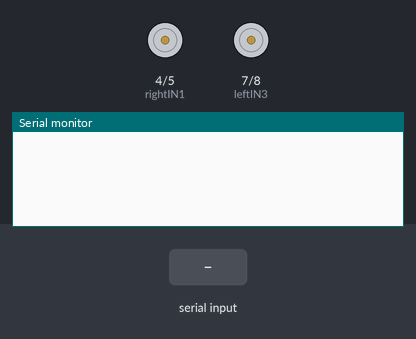
Bench run of a sketch on a simulated Arduino Uno, built with avr-gcc and run on an emulated ATmega328P. Shown: motor-driver pin pairs drawn as motors (green arrow = first pin HIGH = forward, orange = second pin HIGH = backward, longer = more drive, scaled by the enable pin), the last lines printed to the serial monitor. Inputs (shaded band) come from the test bench.

Above: at 1.2 s.
1.3 s: "R\n" received over Serial
At 2.2 s:
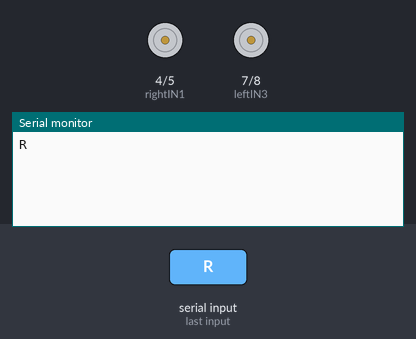
2.8 s: byte 68 ('D') received over Serial
At 3.3 s:
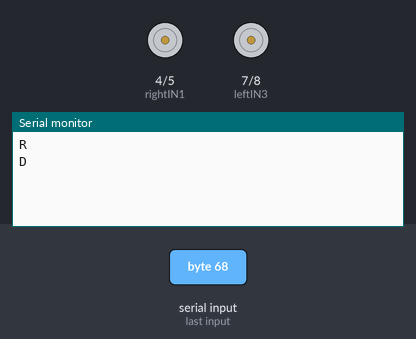
5.8 s: byte 78 ('N') received over Serial
At 6.8 s:
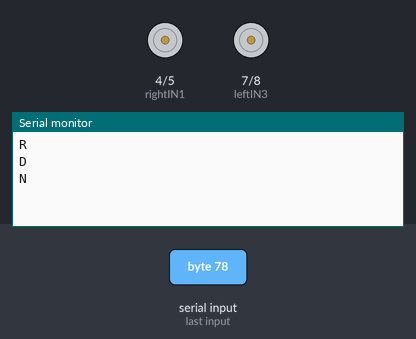

The sketch:

Mardave_Arduino.ino
```cpp
// Right-side Motors
#define rightENA 3
#define rightIN1 4
#define rightIN2 5

// Left-side Motors
#define leftENB 6
#define leftIN3 7
#define leftIN4 8

char data = 0;                // Variable for storing received data
char driveMode = 0;           // Vairable for storing the drive mode
int rightENAValue = 0;        // Varialble for storing mapped power value
char direc = 0;               // Variable for storing the direction

void setup()
{
  Serial.begin(9600);         // Sets the data rate in bits per second (baud) for serial data transmission
  pinMode(rightIN1, OUTPUT);
  pinMode(rightIN2, OUTPUT);
  pinMode(rightENA, OUTPUT);
  pinMode(leftIN3, OUTPUT);
  pinMode(leftIN4, OUTPUT);
  pinMode(leftENB, OUTPUT);
}
void loop()
{
  if(Serial.available() > 0)  // Send data only when you receive data:
  {
    data = Serial.read();      // Read the incoming data and store it into variable data
    Serial.print(data);        // Print Value inside data in Serial monitor
    Serial.print("\n");        // New line

    switch(data) {

      case 'R':                  // Set the motor to reverse mode
        digitalWrite(rightIN1, LOW);
        digitalWrite(rightIN2, HIGH);
        digitalWrite(leftIN3, LOW);
        digitalWrite(leftIN4, HIGH);
        break;

     case 'N':                   // Set the motor to neutral mode
        digitalWrite(rightIN1, LOW);
        digitalWrite(rightIN2, LOW);
        digitalWrite(leftIN3, LOW);
        digitalWrite(leftIN4, LOW);
        break;

     case 'D':                   // Set the motor to drive mode
        digitalWrite(rightIN1, HIGH);
        digitalWrite(rightIN2, LOW);
        digitalWrite(leftIN3, HIGH);
        digitalWrite(leftIN4, LOW);
        break;

     case 'S':                   // Set straight
        if(rightIN1 == LOW && rightIN2 == HIGH && leftIN3 == LOW && leftIN4 == HIGH) {
          digitalWrite(rightIN1, LOW);
          digitalWrite(rightIN2, HIGH);
          digitalWrite(leftIN3, LOW);
          digitalWrite(leftIN4, HIGH);
        } else if (rightIN1 == HIGH && rightIN2 == LOW && leftIN3 == HIGH && leftIN4 == LOW) {
          digitalWrite(rightIN1, HIGH);
          digitalWrite(rightIN2, LOW);
          digitalWrite(leftIN3, HIGH);
          digitalWrite(leftIN4, LOW);
        } else if (rightIN1 == LOW && rightIN2 == LOW && leftIN3 == LOW && leftIN4 == LOW) {
          digitalWrite(rightIN1, LOW);
          digitalWrite(rightIN2, LOW);
          digitalWrite(leftIN3, LOW);
          digitalWrite(leftIN4, LOW);
        }
        break;

     case 'Q':                   // Turn Left
        if(rightIN1 == LOW && rightIN2 == HIGH && leftIN3 == LOW && leftIN4 == HIGH) {
          digitalWrite(rightIN1, LOW);
          digitalWrite(rightIN2, HIGH);
          analogWrite(rightENA, 100);
        } else if (rightIN1 == HIGH && rightIN2 == LOW && leftIN3 == HIGH && leftIN4 == LOW) {
          digitalWrite(rightIN1, HIGH);
          digitalWrite(rightIN2, LOW);
          analogWrite(rightENA, 140);
        }
        break;

     case 'E':                   // Turn Right
        if(rightIN1 == LOW && rightIN2 == HIGH && leftIN3 == LOW && leftIN4 == HIGH) {
          digitalWrite(leftIN3, LOW);
          digitalWrite(leftIN4, HIGH);
          digitalWrite(leftENB, 100);
        } else if (rightIN1 == HIGH && rightIN2 == LOW && leftIN3 == HIGH && leftIN4 == LOW) {
          digitalWrite(leftIN3, HIGH);
          digitalWrite(leftIN4, LOW);
          digitalWrite(leftENB, 140);
        }
        break;

     case 48:
        analogWrite(rightENA, 0);
        analogWrite(leftENB, 0);
        break;
    }

    if(int(data) > 48 && int(data) < 58)   // Adjusting power
    {
      rightENAValue = map(int(data), 49, 57 , 50, 180);
      analogWrite(rightENA, rightENAValue);
      analogWrite(leftENB, rightENAValue);
      data == 0;
    }
  }
}
```

Measured:
- after the input at 1.3 s, the serial monitor: prints a new line at once (image 1)
- after the input at 2.8 s, the serial monitor: prints a new line at once (image 2)
- after the input at 5.8 s, the serial monitor: prints a new line at once (image 3)
